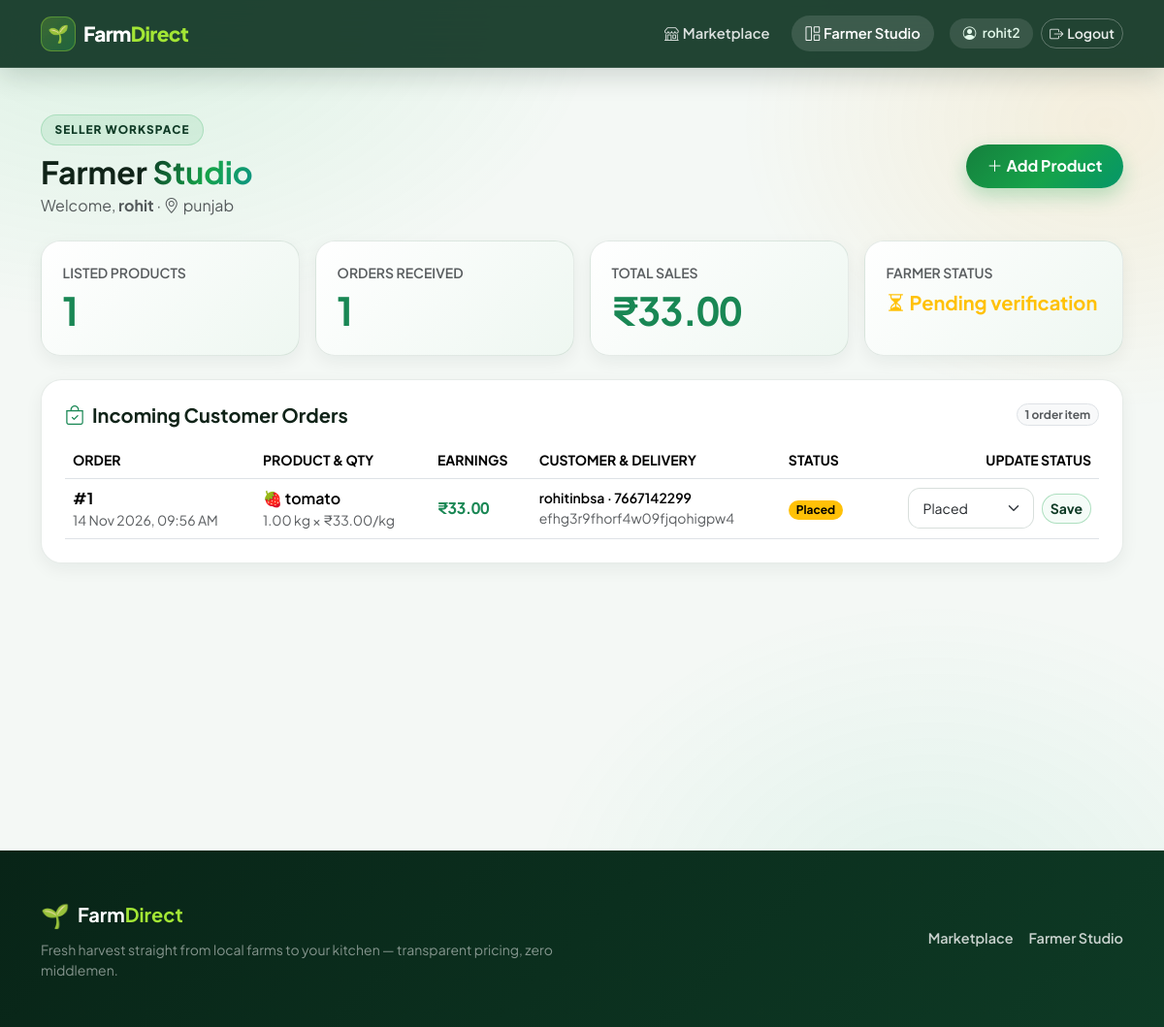
/farmer/dashboard/ (signed in), run on an earlier commit of the app's database.
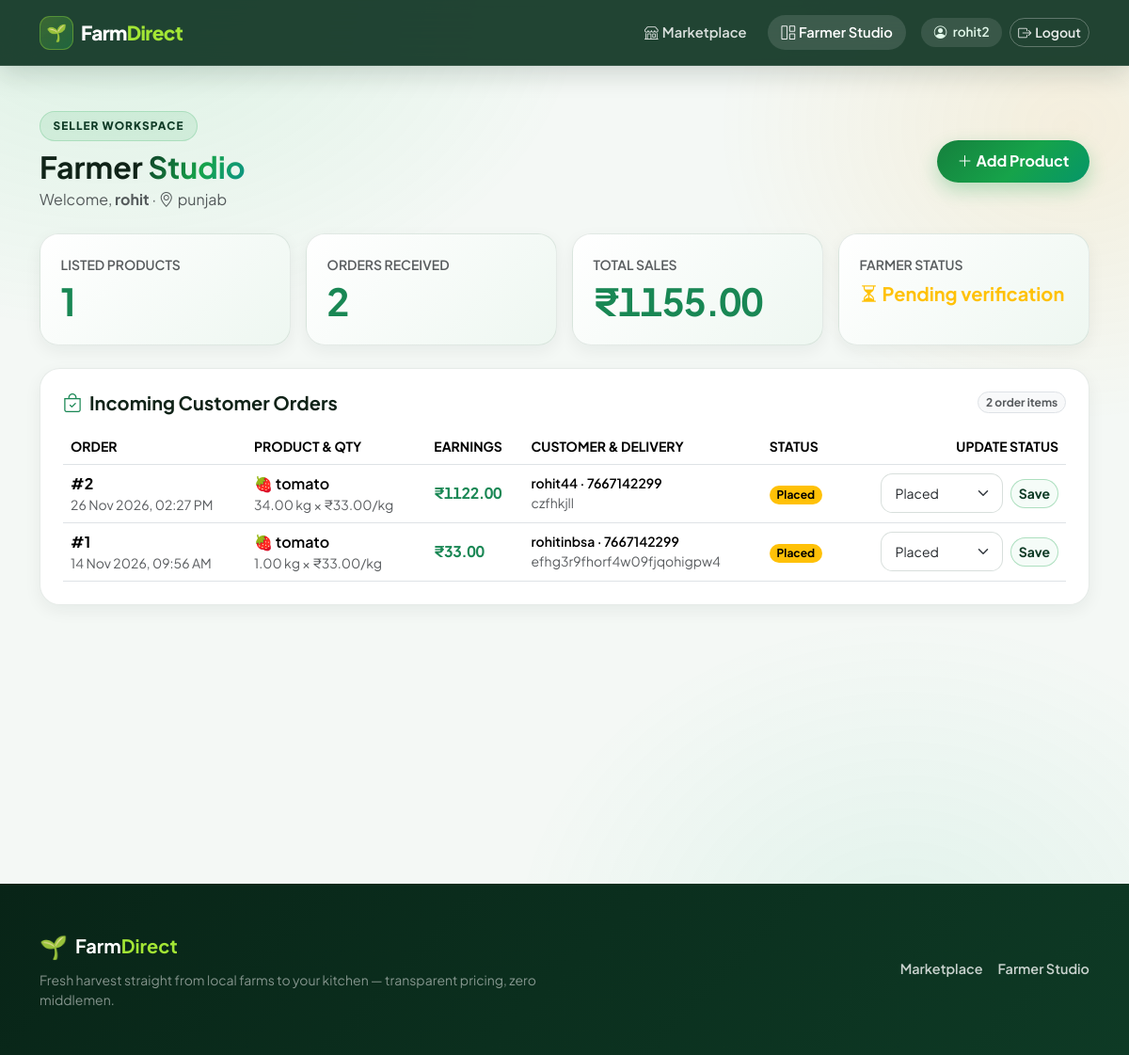
And on a later commit of the database.
### marketplace/models.py (models this page shows, shortened)
class FarmerProfile(models.Model):
    user = models.OneToOneField(settings.AUTH_USER_MODEL, on_delete=models.CASCADE, related_name="farmer_profile")
    farm_name = models.CharField(max_length=120)
    phone = models.CharField(max_length=20, blank=True)
    location = models.CharField(max_length=160)
    is_verified = models.BooleanField(default=False)

class OrderItem(models.Model):
    order = models.ForeignKey(Order, on_delete=models.CASCADE, related_name="items")
    product = models.ForeignKey(Product, on_delete=models.PROTECT)
    farmer = models.ForeignKey(FarmerProfile, on_delete=models.PROTECT)
    quantity_kg = models.DecimalField(max_digits=9, decimal_places=2)
    price_per_kg = models.DecimalField(max_digits=9, decimal_places=2)
    @property
    def subtotal(self):
        return self.quantity_kg * self.price_per_kg

class Order(models.Model):
    STATUS_CHOICES = [
        ("placed", "Placed"),
        ("confirmed", "Confirmed"),
        ("dispatched", "Dispatched"),
        ("delivered", "Delivered"),
        ("cancelled", "Cancelled"),
    ]
    customer = models.ForeignKey(settings.AUTH_USER_MODEL, on_delete=models.PROTECT, related_name="orders")
    full_name = models.CharField(max_length=120)
    phone = models.CharField(max_length=20)
    delivery_address = models.TextField()
    status = models.CharField(max_length=20, choices=STATUS_CHOICES, default="placed")
    total_amount = models.DecimalField(max_digits=10, decimal_places=2, default=0)
    created_at = models.DateTimeField(auto_now_add=True)
    class Meta:
        ordering = ["-created_at"]

class Product(models.Model):
    CATEGORY_CHOICES = [
        ("vegetables", "Vegetables"),
        ("fruits", "Fruits"),
        ("grains", "Grains & Pulses"),
        ("dairy", "Dairy"),
        ("other", "Other"),
    ]
    farmer = models.ForeignKey(FarmerProfile, on_delete=models.CASCADE, related_name="products")
    name = models.CharField(max_length=120)
    category = models.CharField(max_length=20, choices=CATEGORY_CHOICES, default="vegetables")
    description = models.TextField(blank=True)
    price = models.DecimalField(max_digits=9, decimal_places=2)
    discount_percent = models.PositiveSmallIntegerField(
        default=0,
        validators=[MinValueValidator(0), MaxValueValidator(90)],
        help_text="Discount percentage (0-90%)",
    )
    quantity_kg = models.DecimalField(max_digits=9, decimal_places=2, help_text="Available quantity in kg")
    image = models.ImageField(upload_to="products/", blank=True, null=True)
    is_trending = models.BooleanField(default=False, help_text="Feature in the trending deals carousel")
    is_available = models.BooleanField(default=True)
    created_at = models.DateTimeField(default=timezone.now)
    class Meta:
        ordering = ["-created_at"]
    @property
    def has_discount(self):
        return self.discount_percent > 0
    @property
    def discounted_price(self):
        if self.discount_percent <= 0:
            return self.price
        factor = (Decimal("100") - Decimal(self.discount_percent)) / Decimal("100")
        return (self.price * factor).quantize(Decimal("0.01"))
    @property
    def category_emoji(self):
        return {
            "vegetables": "🥬",
            "fruits": "🍓",
            "grains": "🌾",
            "dairy": "🥛",
            "other": "🧺",
        }.get(self.category, "🌱")

### marketplace/views.py (the view)
# urls.py: path("farmer/dashboard/", views.farmer_dashboard, name="farmer_dashboard"),
@login_required
def farmer_dashboard(request):
    if not hasattr(request.user, "farmer_profile"):
        messages.error(request, "Only farmer accounts can access the farmer dashboard.")
        return redirect("home")
    farmer = request.user.farmer_profile
    products = farmer.products.all()
    order_items = (
        OrderItem.objects.filter(farmer=farmer)
        .select_related("order", "product", "order__customer")
        .order_by("-order__created_at", "-id")
    )
    total_revenue = sum(
        (item.subtotal for item in order_items if item.order.status != "cancelled"),
        Decimal("0.00"),
    )
    return render(
        request,
        "marketplace/farmer_dashboard.html",
        {
            "farmer": farmer,
            "products": products,
            "order_items": order_items,
            "total_revenue": total_revenue,
            "status_choices": Order.STATUS_CHOICES,
        },
    )

### templates/marketplace/farmer_dashboard.html (shortened to what this page needs)
{% extends "base.html" %}
{% block content %}
<div class="d-flex flex-wrap justify-content-between align-items-center gap-3 mb-4 fd-fade-up">
  <div>
    <span class="fd-eyebrow mb-2">Seller Workspace</span>
    <h1 class="h2 fw-bold mb-1">Farmer <span class="text-gradient-emerald">Studio</span></h1>
    <p class="text-muted mb-0">Welcome, <strong>{{ farmer.farm_name }}</strong> · <i class="bi bi-geo-alt me-1"></i>{{ farmer.location }}</p>
  </div>
  <a class="btn fd-btn-primary" href="{% url 'product_add' %}">
    <i class="bi bi-plus-lg me-1"></i>Add Product
  </a>
</div>
<div class="row g-3 mb-4 fd-fade-up">
  <div class="col-sm-6 col-lg-3">
    <div class="stat-card">
      <div class="text-muted small fw-semibold text-uppercase">Listed Products</div>
      <div class="display-6 fw-bold text-success mt-1">{{ products.count }}</div>
    </div>
  </div>
  <div class="col-sm-6 col-lg-3">
    <div class="stat-card">
      <div class="text-muted small fw-semibold text-uppercase">Orders Received</div>
      <div class="display-6 fw-bold text-success mt-1">{{ order_items.count }}</div>
    </div>
  </div>
  <div class="col-sm-6 col-lg-3">
    <div class="stat-card">
      <div class="text-muted small fw-semibold text-uppercase">Total Sales</div>
      <div class="display-6 fw-bold text-success mt-1 fd-price-num">₹{{ total_revenue|floatformat:2 }}</div>
    </div>
  </div>
  <div class="col-sm-6 col-lg-3">
    <div class="stat-card">
      <div class="text-muted small fw-semibold text-uppercase">Farmer Status</div>
      <div class="h5 fw-bold mt-2 mb-0">
        {% if farmer.is_verified %}
          <span class="text-success"><i class="bi bi-patch-check-fill me-1"></i>Verified</span>
        {% else %}
          <span class="text-warning"><i class="bi bi-hourglass-split me-1"></i>Pending verification</span>
        {% endif %}
      </div>
    </div>
  </div>
</div>
<div class="fd-panel p-3 p-md-4 mb-4 fd-fade-up">
  <div class="d-flex justify-content-between align-items-center mb-3">
    <h2 class="h5 fw-bold mb-0"><i class="bi bi-bag-check text-success me-2"></i>Incoming Customer Orders</h2>
    <span class="badge rounded-pill text-bg-light border text-muted">{{ order_items.count }} order item{{ order_items.count|pluralize }}</span>
  </div>
  <div class="table-responsive">
    <table class="table align-middle mb-0">
      <thead class="text-muted small text-uppercase">
        <tr>
          <th>Order</th>
          <th>Product &amp; Qty</th>
          <th>Earnings</th>
          <th>Customer &amp; Delivery</th>
          <th>Status</th>
          <th class="text-end">Update Status</th>
        </tr>
      </thead>
      <tbody>
        {% for item in order_items %}
        <tr>
          <td>
            <div class="fw-bold">#{{ item.order.pk }}</div>
            <div class="small text-muted">{{ item.order.created_at|date:"d M Y, h:i A" }}</div>
          </td>
          <td>
            <div class="fw-semibold">{{ item.product.category_emoji }} {{ item.product.name }}</div>
            <div class="small text-muted">{{ item.quantity_kg }} kg × ₹{{ item.price_per_kg }}/kg</div>
          </td>
          <td class="fw-bold text-success fd-price-num">₹{{ item.subtotal|floatformat:2 }}</td>
          <td>
            <div class="fw-semibold small">{{ item.order.full_name }} · {{ item.order.phone }}</div>
            <div class="small text-muted">{{ item.order.delivery_address }}</div>
          </td>
          <td>
            <span class="badge rounded-pill {% if item.order.status == 'delivered' %}text-bg-success{% elif item.order.status == 'cancelled' %}text-bg-danger{% elif item.order.status == 'dispatched' %}text-bg-info{% elif item.order.status == 'confirmed' %}text-bg-primary{% else %}text-bg-warning{% endif %}">
              {{ item.order.get_status_display }}
            </span>
          </td>
          <td class="text-end">
            <form method="post" action="{% url 'farmer_order_status' item.order.pk %}" class="d-inline-flex gap-2 align-items-center">
              <select name="status" class="form-select form-select-sm" style="min-width: 130px;">
                {% for code, label in status_choices %}
                  <option value="{{ code }}" {% if item.order.status == code %}selected{% endif %}>{{ label }}</option>
                {% endfor %}
              </select>
              <button class="btn btn-sm fd-btn-outline" type="submit">Save</button>
            </form>
          </td>
        </tr>
        {% empty %}
        <tr>
          <td colspan="6" class="text-muted py-4 text-center">No customer orders for your products yet.</td>
        </tr>
        {% endfor %}
      </tbody>
    </table>
  </div>
</div>
{% endblock %}

### templates/base.html (shortened to what this page needs)
{% load static %}
<!doctype html>
<html lang="en">
<head>
  <link href="https://cdn.jsdelivr.net/npm/bootstrap@5.3.3/dist/css/bootstrap.min.css" rel="stylesheet">
  <link href="https://cdn.jsdelivr.net/npm/bootstrap-icons@1.11.3/font/bootstrap-icons.min.css" rel="stylesheet">
  <link href="{% static 'css/style.css' %}" rel="stylesheet">
</head>
<body class="fd-body">
<nav class="navbar navbar-expand-lg navbar-dark fd-navbar sticky-top">
  <div class="container">
    <a class="navbar-brand fd-brand d-flex align-items-center gap-2" href="{% url 'home' %}">
      <span class="fd-brand-icon"><span aria-hidden="true">🌱</span></span>
      <span>Farm<span class="fd-brand-accent">Direct</span></span>
    </a>
    <div class="collapse navbar-collapse" id="nav">
      <ul class="navbar-nav ms-auto align-items-lg-center gap-1 gap-lg-2 pt-3 pt-lg-0">
        <li class="nav-item">
          <a class="nav-link fd-nav-link {% if request.resolver_match.url_name == 'home' %}active{% endif %}" href="{% url 'home' %}">
            <i class="bi bi-shop me-1"></i>Marketplace
          </a>
        </li>
        {% if user.is_authenticated %}
          {% if user.farmer_profile %}
            <li class="nav-item">
              <a class="nav-link fd-nav-link {% if 'farmer' in request.path or 'product/add' in request.path %}active{% endif %}" href="{% url 'farmer_dashboard' %}">
                <i class="bi bi-grid-1x2 me-1"></i>Farmer Studio
              </a>
            </li>
          {% else %}
            <li class="nav-item">
              <a class="nav-link fd-nav-link {% if request.resolver_match.url_name == 'my_orders' %}active{% endif %}" href="{% url 'my_orders' %}">
                <i class="bi bi-box-seam me-1"></i>My Orders
              </a>
            </li>
          {% endif %}
          <li class="nav-item ms-lg-2">
            <span class="fd-user-pill">
              <i class="bi bi-person-circle"></i>
              <span>{{ user.username }}</span>
            </span>
          </li>
          <li class="nav-item">
            <form method="post" action="{% url 'logout' %}" class="m-0">
              <button class="btn fd-btn-ghost btn-sm w-100">
                <i class="bi bi-box-arrow-right me-1"></i>Logout
              </button>
            </form>
          </li>
        {% endif %}
      </ul>
    </div>
  </div>
</nav>
<main class="container py-4 py-lg-5 fd-main">
  {% block content %}{% endblock %}
</main>
<footer class="fd-footer mt-5">
  <div class="container py-4 py-md-5">
    <div class="row g-4 align-items-center justify-content-between">
      <div class="col-md-6">
        <div class="d-flex align-items-center gap-2 mb-2">
          <span class="fs-4">🌱</span>
          <span class="fw-bold fs-5 text-white">Farm<span class="fd-brand-accent">Direct</span></span>
        </div>
        <p class="mb-0 text-white-50 small">Fresh harvest straight from local farms to your kitchen — transparent pricing, zero middlemen.</p>
      </div>
      <div class="col-md-auto d-flex flex-wrap gap-3">
        <a href="{% url 'home' %}" class="fd-footer-link">Marketplace</a>
        {% if user.is_authenticated %}
          {% if user.farmer_profile %}
            <a href="{% url 'farmer_dashboard' %}" class="fd-footer-link">Farmer Studio</a>
          {% else %}
            <a href="{% url 'my_orders' %}" class="fd-footer-link">My Orders</a>
          {% endif %}
        {% else %}
          <a href="{% url 'signup' %}" class="fd-footer-link">Become a Seller</a>
        {% endif %}
      </div>
    </div>
  </div>
</footer>
</body>
</html>

What changed in the data, as far as the page shows it:
added OrderItem: order.pk "2", order.created_at "26 Nov 2026, 02:27 PM", product.category_emoji "🍓", product.name "tomato", quantity_kg "34.00", price_per_kg "33.00", subtotal "1122.00", order.full_name "rohit44", order.phone "7667142299", order.delivery_address "czfhkjll", order.status "Placed", status "Placed"
Also different on the page:
{{ order_items.count }}: "1" → "2"
{{ total_revenue|floatformat:2 }}: "33.00" → "1155.00"
